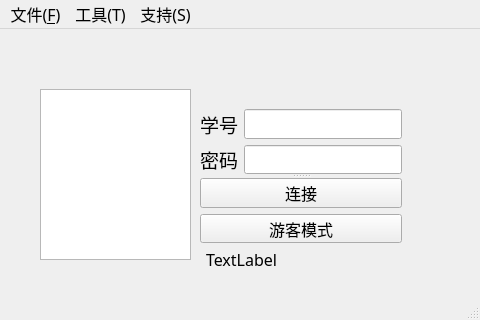
<?xml version="1.0" encoding="UTF-8"?>
<ui version="4.0">
 <class>LoginWindow</class>
 <widget class="QMainWindow" name="LoginWindow">
  <property name="geometry">
   <rect>
    <x>0</x>
    <y>0</y>
    <width>480</width>
    <height>320</height>
   </rect>
  </property>
  <property name="font">
   <font>
    <family>Adobe Devanagari</family>
    <pointsize>12</pointsize>
   </font>
  </property>
  <property name="windowTitle">
   <string>MainWindow</string>
  </property>
  <widget class="QWidget" name="centralwidget">
   <widget class="QGraphicsView" name="graphicsView">
    <property name="geometry">
     <rect>
      <x>40</x>
      <y>60</y>
      <width>151</width>
      <height>171</height>
     </rect>
    </property>
   </widget>
   <widget class="QSplitter" name="splitter">
    <property name="geometry">
     <rect>
      <x>200</x>
      <y>80</y>
      <width>202</width>
      <height>134</height>
     </rect>
    </property>
    <property name="orientation">
     <enum>Qt::Vertical</enum>
    </property>
    <widget class="QWidget" name="layoutWidget">
     <layout class="QHBoxLayout" name="horizontalLayout">
      <item>
       <layout class="QVBoxLayout" name="verticalLayout_3">
        <item>
         <layout class="QVBoxLayout" name="verticalLayout">
          <item>
           <widget class="QLabel" name="LoginAccount_Lable">
            <property name="font">
             <font>
              <pointsize>14</pointsize>
             </font>
            </property>
            <property name="text">
             <string>学号</string>
            </property>
           </widget>
          </item>
         </layout>
        </item>
        <item>
         <widget class="QLabel" name="LoginPassword_Label">
          <property name="font">
           <font>
            <pointsize>14</pointsize>
           </font>
          </property>
          <property name="text">
           <string>密码</string>
          </property>
         </widget>
        </item>
       </layout>
      </item>
      <item>
       <layout class="QVBoxLayout" name="verticalLayout_2">
        <item>
         <widget class="QLineEdit" name="LoginAccount"/>
        </item>
        <item>
         <widget class="QLineEdit" name="LoginPassword">
          <property name="echoMode">
           <enum>QLineEdit::Password</enum>
          </property>
         </widget>
        </item>
       </layout>
      </item>
     </layout>
    </widget>
    <widget class="QWidget" name="layoutWidget">
     <layout class="QVBoxLayout" name="verticalLayout_4">
      <item>
       <widget class="QPushButton" name="loginButton">
        <property name="text">
         <string>连接</string>
        </property>
       </widget>
      </item>
      <item>
       <widget class="QPushButton" name="touristButton">
        <property name="text">
         <string>游客模式</string>
        </property>
       </widget>
      </item>
     </layout>
    </widget>
   </widget>
   <widget class="QLabel" name="error_label">
    <property name="geometry">
     <rect>
      <x>206</x>
      <y>220</y>
      <width>191</width>
      <height>20</height>
     </rect>
    </property>
    <property name="text">
     <string>TextLabel</string>
    </property>
   </widget>
   <zorder>splitter</zorder>
   <zorder>graphicsView</zorder>
   <zorder>error_label</zorder>
  </widget>
  <widget class="QMenuBar" name="menubar">
   <property name="geometry">
    <rect>
     <x>0</x>
     <y>0</y>
     <width>480</width>
     <height>30</height>
    </rect>
   </property>
   <widget class="QMenu" name="menu_S">
    <property name="title">
     <string>支持(S)</string>
    </property>
   </widget>
   <widget class="QMenu" name="menu_T">
    <property name="title">
     <string>工具(T)</string>
    </property>
   </widget>
   <widget class="QMenu" name="menu_F">
    <property name="title">
     <string>文件(&amp;F)</string>
    </property>
   </widget>
   <addaction name="menu_F"/>
   <addaction name="menu_T"/>
   <addaction name="menu_S"/>
  </widget>
  <widget class="QStatusBar" name="statusbar">
   <property name="font">
    <font>
     <pointsize>9</pointsize>
    </font>
   </property>
  </widget>
  <action name="action_EXCEL">
   <property name="text">
    <string>导出为EXCEL</string>
   </property>
  </action>
 </widget>
 <resources/>
 <connections/>
</ui>
